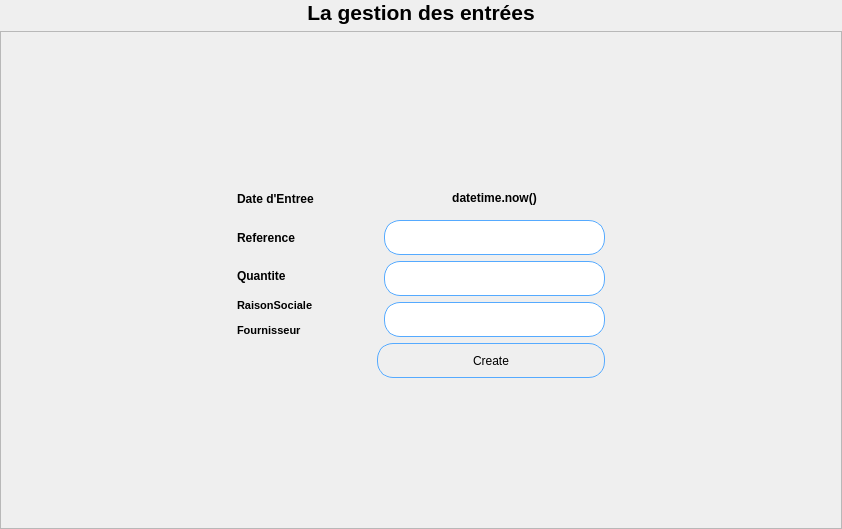
               <widget class="QWidget" name="page_g_entre_p">
                <property name="styleSheet">
                 <string notr="true">QPushButton {
	background-position: left center;
    background-repeat: no-repeat;
	border: none;
	border: 1px solid rgb(85, 170, 255);
	border-radius:16px;
	text-align: center;
}
QPushButton:hover {
	background-color: rgb(33, 37, 43);
}
QPushButton:pressed {	
	background-color: rgb(85, 170, 255);
}
</string>
                </property>
                <layout class="QGridLayout" name="gridLayout_6">
                 <property name="leftMargin">
                  <number>0</number>
                 </property>
                 <property name="topMargin">
                  <number>0</number>
                 </property>
                 <property name="rightMargin">
                  <number>0</number>
                 </property>
                 <property name="bottomMargin">
                  <number>0</number>
                 </property>
                 <property name="horizontalSpacing">
                  <number>0</number>
                 </property>
                 <item row="0" column="0">
                  <spacer name="horizontalSpacer_16">
                   <property name="orientation">
                    <enum>Qt::Horizontal</enum>
                   </property>
                   <property name="sizeHint" stdset="0">
                    <size>
                     <width>297</width>
                     <height>20</height>
                    </size>
                   </property>
                  </spacer>
                 </item>
                 <item row="0" column="1">
                  <widget class="QLabel" name="label_2">
                   <property name="maximumSize">
                    <size>
                     <width>501</width>
                     <height>31</height>
                    </size>
                   </property>
                   <property name="text">
                    <string>&lt;html&gt;&lt;head/&gt;&lt;body&gt;&lt;p align=&quot;center&quot;&gt;&lt;span style=&quot; font-size:16pt; font-weight:700;&quot;&gt;La gestion des entrées&lt;/span&gt;&lt;/p&gt;&lt;/body&gt;&lt;/html&gt;</string>
                   </property>
                  </widget>
                 </item>
                 <item row="0" column="2">
                  <spacer name="horizontalSpacer_15">
                   <property name="orientation">
                    <enum>Qt::Horizontal</enum>
                   </property>
                   <property name="sizeHint" stdset="0">
                    <size>
                     <width>297</width>
                     <height>20</height>
                    </size>
                   </property>
                  </spacer>
                 </item>
                 <item row="1" column="0" colspan="3">
                  <widget class="QFrame" name="frame">
                   <property name="frameShape">
                    <enum>QFrame::StyledPanel</enum>
                   </property>
                   <property name="frameShadow">
                    <enum>QFrame::Raised</enum>
                   </property>
                   <layout class="QGridLayout" name="gridLayout_7">
                    <item row="0" column="2">
                     <spacer name="verticalSpacer_5">
                      <property name="orientation">
                       <enum>Qt::Vertical</enum>
                      </property>
                      <property name="sizeHint" stdset="0">
                       <size>
                        <width>20</width>
                        <height>142</height>
                       </size>
                      </property>
                     </spacer>
                    </item>
                    <item row="1" column="0">
                     <spacer name="horizontalSpacer_17">
                      <property name="orientation">
                       <enum>Qt::Horizontal</enum>
                      </property>
                      <property name="sizeHint" stdset="0">
                       <size>
                        <width>227</width>
                        <height>20</height>
                       </size>
                      </property>
                     </spacer>
                    </item>
                    <item row="1" column="1">
                     <layout class="QVBoxLayout" name="verticalLayout_13">
                      <item>
                       <widget class="QLabel" name="label_32">
                        <property name="minimumSize">
                         <size>
                          <width>141</width>
                          <height>31</height>
                         </size>
                        </property>
                        <property name="maximumSize">
                         <size>
                          <width>141</width>
                          <height>40</height>
                         </size>
                        </property>
                        <property name="text">
                         <string>&lt;html&gt;&lt;head/&gt;&lt;body&gt;&lt;p&gt;&lt;span style=&quot; font-weight:700;&quot;&gt;Date d'Entree&lt;/span&gt;&lt;/p&gt;&lt;/body&gt;&lt;/html&gt;</string>
                        </property>
                       </widget>
                      </item>
                      <item>
                       <widget class="QLabel" name="label_30">
                        <property name="minimumSize">
                         <size>
                          <width>141</width>
                          <height>31</height>
                         </size>
                        </property>
                        <property name="maximumSize">
                         <size>
                          <width>141</width>
                          <height>41</height>
                         </size>
                        </property>
                        <property name="text">
                         <string>&lt;html&gt;&lt;head/&gt;&lt;body&gt;&lt;p&gt;&lt;span style=&quot; font-weight:700;&quot;&gt;Reference&lt;/span&gt;&lt;/p&gt;&lt;/body&gt;&lt;/html&gt;</string>
                        </property>
                       </widget>
                      </item>
                      <item>
                       <widget class="QLabel" name="label_31">
                        <property name="minimumSize">
                         <size>
                          <width>141</width>
                          <height>31</height>
                         </size>
                        </property>
                        <property name="maximumSize">
                         <size>
                          <width>141</width>
                          <height>40</height>
                         </size>
                        </property>
                        <property name="text">
                         <string>&lt;html&gt;&lt;head/&gt;&lt;body&gt;&lt;p&gt;&lt;span style=&quot; font-weight:700;&quot;&gt;Quantite&lt;/span&gt;&lt;/p&gt;&lt;/body&gt;&lt;/html&gt;</string>
                        </property>
                       </widget>
                      </item>
                      <item>
                       <widget class="QLabel" name="label_34">
                        <property name="minimumSize">
                         <size>
                          <width>141</width>
                          <height>31</height>
                         </size>
                        </property>
                        <property name="maximumSize">
                         <size>
                          <width>141</width>
                          <height>40</height>
                         </size>
                        </property>
                        <property name="text">
                         <string>&lt;html&gt;&lt;head/&gt;&lt;body&gt;&lt;p&gt;&lt;span style=&quot; font-size:8pt; font-weight:700;&quot;&gt;RaisonSociale&lt;/span&gt;&lt;/p&gt;&lt;p&gt;&lt;span style=&quot; font-size:8pt; font-weight:700;&quot;&gt;Fournisseur&lt;/span&gt;&lt;/p&gt;&lt;/body&gt;&lt;/html&gt;</string>
                        </property>
                       </widget>
                      </item>
                     </layout>
                    </item>
                    <item row="1" column="2">
                     <layout class="QVBoxLayout" name="verticalLayout_12">
                      <item>
                       <widget class="QLabel" name="label_33">
                        <property name="minimumSize">
                         <size>
                          <width>141</width>
                          <height>31</height>
                         </size>
                        </property>
                        <property name="text">
                         <string>&lt;html&gt;&lt;head/&gt;&lt;body&gt;&lt;p align=&quot;center&quot;&gt;&lt;span style=&quot; font-weight:700;&quot;&gt;datetime.now()&lt;/span&gt;&lt;/p&gt;&lt;/body&gt;&lt;/html&gt;</string>
                        </property>
                       </widget>
                      </item>
                      <item>
                       <widget class="QLineEdit" name="linedit_reference_entres">
                        <property name="minimumSize">
                         <size>
                          <width>221</width>
                          <height>35</height>
                         </size>
                        </property>
                        <property name="styleSheet">
                         <string notr="true">
QLineEdit {
	border: none;
	text-align: left;
	padding-left: 30px;
	border: 1px solid rgb(85, 170, 255);
	padding-left:10px;
	border: none;
	border: 1px solid rgb(85, 170, 255);
	border-radius:16px;
}
QLineEdit:hover {
	background-color: rgb(27, 29, 35);
}
QLineEdit:pressed {	
	background-color: rgb(27, 29, 35);
	
}</string>
                        </property>
                       </widget>
                      </item>
                      <item>
                       <widget class="QLineEdit" name="linedit_quantite_entres">
                        <property name="minimumSize">
                         <size>
                          <width>221</width>
                          <height>35</height>
                         </size>
                        </property>
                        <property name="styleSheet">
                         <string notr="true">
QLineEdit {
	border: none;
	text-align: left;
	padding-left: 30px;
	border: 1px solid rgb(85, 170, 255);
	padding-left:10px;
	border: none;
	border: 1px solid rgb(85, 170, 255);
	border-radius:16px;
}
QLineEdit:hover {
	background-color: rgb(27, 29, 35);
}
QLineEdit:pressed {	
	background-color: rgb(27, 29, 35);
	
}</string>
                        </property>
                        <property name="text">
                         <string/>
                        </property>
                       </widget>
                      </item>
                      <item>
                       <widget class="QLineEdit" name="linedit_raison_entres">
                        <property name="minimumSize">
                         <size>
                          <width>221</width>
                          <height>35</height>
                         </size>
                        </property>
                        <property name="styleSheet">
                         <string notr="true">
QLineEdit {
	border: none;
	text-align: left;
	padding-left: 30px;
	border: 1px solid rgb(85, 170, 255);
	padding-left:10px;
	border: none;
	border: 1px solid rgb(85, 170, 255);
	border-radius:16px;
}
QLineEdit:hover {
	background-color: rgb(27, 29, 35);
}
QLineEdit:pressed {	
	background-color: rgb(27, 29, 35);
	
}</string>
                        </property>
                       </widget>
                      </item>
                     </layout>
                    </item>
                    <item row="1" column="3">
                     <spacer name="horizontalSpacer_18">
                      <property name="orientation">
                       <enum>Qt::Horizontal</enum>
                      </property>
                      <property name="sizeHint" stdset="0">
                       <size>
                        <width>227</width>
                        <height>20</height>
                       </size>
                      </property>
                     </spacer>
                    </item>
                    <item row="2" column="1" colspan="2">
                     <layout class="QHBoxLayout" name="horizontalLayout_11">
                      <property name="spacing">
                       <number>0</number>
                      </property>
                      <item>
                       <spacer name="horizontalSpacer_19">
                        <property name="orientation">
                         <enum>Qt::Horizontal</enum>
                        </property>
                        <property name="sizeHint" stdset="0">
                         <size>
                          <width>138</width>
                          <height>20</height>
                         </size>
                        </property>
                       </spacer>
                      </item>
                      <item>
                       <widget class="QPushButton" name="btn_create_entres">
                        <property name="minimumSize">
                         <size>
                          <width>228</width>
                          <height>35</height>
                         </size>
                        </property>
                        <property name="maximumSize">
                         <size>
                          <width>221</width>
                          <height>35</height>
                         </size>
                        </property>
                        <property name="styleSheet">
                         <string notr="true">QPushButton {
	background-position: left center;
    background-repeat: no-repeat;
	border: none;
	border: 1px solid rgb(85, 170, 255);
	border-radius:16px;
	text-align: center;
}
QPushButton:hover {
	background-color: rgb(33, 37, 43);
}
QPushButton:pressed {	
	background-color: rgb(85, 170, 255);
}
</string>
                        </property>
                        <property name="text">
                         <string>Create</string>
                        </property>
                       </widget>
                      </item>
                     </layout>
                    </item>
                    <item row="3" column="2">
                     <spacer name="verticalSpacer_18">
                      <property name="orientation">
                       <enum>Qt::Vertical</enum>
                      </property>
                      <property name="sizeHint" stdset="0">
                       <size>
                        <width>20</width>
                        <height>141</height>
                       </size>
                      </property>
                     </spacer>
                    </item>
                   </layout>
                  </widget>
                 </item>
                </layout>
               </widget>
